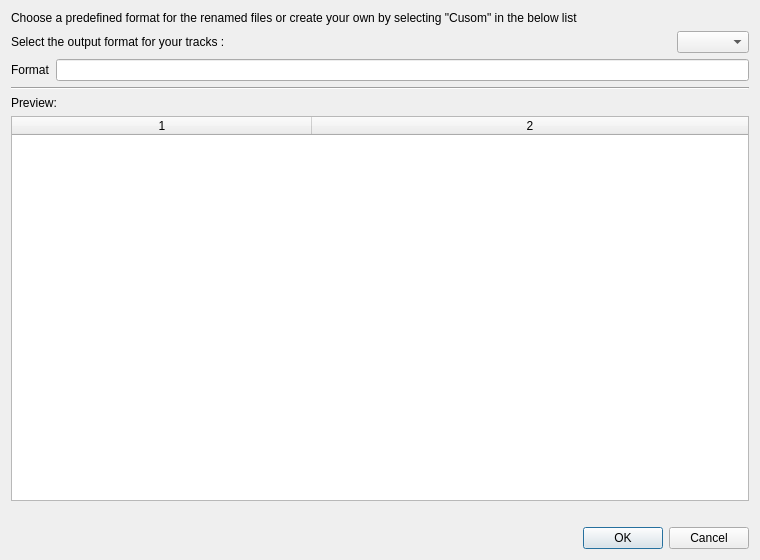
<?xml version="1.0" encoding="UTF-8"?>
<ui version="4.0">
 <class>RenameConfigurator</class>
 <widget class="QDialog" name="RenameConfigurator">
  <property name="geometry">
   <rect>
    <x>0</x>
    <y>0</y>
    <width>760</width>
    <height>560</height>
   </rect>
  </property>
  <property name="windowTitle">
   <string>Rename your files</string>
  </property>
  <layout class="QGridLayout" name="gridLayout">
   <item row="0" column="0">
    <widget class="QLabel" name="label_4">
     <property name="text">
      <string>Choose a predefined format for the renamed files or create your own by selecting &quot;Cusom&quot; in the below list</string>
     </property>
     <property name="wordWrap">
      <bool>true</bool>
     </property>
    </widget>
   </item>
   <item row="1" column="0">
    <layout class="QHBoxLayout" name="predefinedPatternArea">
     <item>
      <widget class="QLabel" name="label_3">
       <property name="text">
        <string>Select the output format for your tracks :</string>
       </property>
      </widget>
     </item>
     <item>
      <spacer name="horizontalSpacer">
       <property name="orientation">
        <enum>Qt::Horizontal</enum>
       </property>
       <property name="sizeHint" stdset="0">
        <size>
         <width>115</width>
         <height>20</height>
        </size>
       </property>
      </spacer>
     </item>
     <item>
      <widget class="QComboBox" name="patternSelection"/>
     </item>
    </layout>
   </item>
   <item row="2" column="0">
    <layout class="QHBoxLayout" name="customPatternArea">
     <item>
      <widget class="QLabel" name="label">
       <property name="text">
        <string>Format</string>
       </property>
      </widget>
     </item>
     <item>
      <widget class="QLineEdit" name="pattern"/>
     </item>
    </layout>
   </item>
   <item row="3" column="0">
    <widget class="Line" name="line">
     <property name="orientation">
      <enum>Qt::Horizontal</enum>
     </property>
    </widget>
   </item>
   <item row="4" column="0">
    <widget class="QLabel" name="label_2">
     <property name="text">
      <string>Preview:</string>
     </property>
    </widget>
   </item>
   <item row="5" column="0">
    <widget class="QTableWidget" name="previewTable">
     <property name="selectionMode">
      <enum>QAbstractItemView::SingleSelection</enum>
     </property>
     <property name="selectionBehavior">
      <enum>QAbstractItemView::SelectRows</enum>
     </property>
     <property name="columnCount">
      <number>2</number>
     </property>
     <attribute name="horizontalHeaderCascadingSectionResizes">
      <bool>true</bool>
     </attribute>
     <attribute name="horizontalHeaderDefaultSectionSize">
      <number>300</number>
     </attribute>
     <attribute name="horizontalHeaderHighlightSections">
      <bool>false</bool>
     </attribute>
     <attribute name="horizontalHeaderStretchLastSection">
      <bool>true</bool>
     </attribute>
     <attribute name="verticalHeaderVisible">
      <bool>false</bool>
     </attribute>
     <attribute name="verticalHeaderDefaultSectionSize">
      <number>18</number>
     </attribute>
     <attribute name="verticalHeaderMinimumSectionSize">
      <number>18</number>
     </attribute>
     <column/>
     <column/>
    </widget>
   </item>
   <item row="6" column="0">
    <layout class="QHBoxLayout" name="horizontalLayout">
     <item>
      <widget class="QLabel" name="detailsPix">
       <property name="sizePolicy">
        <sizepolicy hsizetype="Minimum" vsizetype="Preferred">
         <horstretch>0</horstretch>
         <verstretch>0</verstretch>
        </sizepolicy>
       </property>
       <property name="text">
        <string/>
       </property>
       <property name="alignment">
        <set>Qt::AlignLeading|Qt::AlignLeft|Qt::AlignTop</set>
       </property>
      </widget>
     </item>
     <item>
      <widget class="QLabel" name="detailsMsg">
       <property name="sizePolicy">
        <sizepolicy hsizetype="Expanding" vsizetype="Preferred">
         <horstretch>0</horstretch>
         <verstretch>0</verstretch>
        </sizepolicy>
       </property>
       <property name="text">
        <string/>
       </property>
       <property name="alignment">
        <set>Qt::AlignLeading|Qt::AlignLeft|Qt::AlignTop</set>
       </property>
       <property name="wordWrap">
        <bool>true</bool>
       </property>
      </widget>
     </item>
    </layout>
   </item>
   <item row="7" column="0">
    <widget class="QDialogButtonBox" name="buttonBox">
     <property name="orientation">
      <enum>Qt::Horizontal</enum>
     </property>
     <property name="standardButtons">
      <set>QDialogButtonBox::Cancel|QDialogButtonBox::Ok</set>
     </property>
    </widget>
   </item>
  </layout>
  <zorder>buttonBox</zorder>
  <zorder>line</zorder>
  <zorder>previewTable</zorder>
  <zorder>label_2</zorder>
  <zorder>label_4</zorder>
  <zorder>detailsMsg</zorder>
  <zorder>detailsPix</zorder>
 </widget>
 <resources/>
 <connections>
  <connection>
   <sender>buttonBox</sender>
   <signal>accepted()</signal>
   <receiver>RenameConfigurator</receiver>
   <slot>accept()</slot>
   <hints>
    <hint type="sourcelabel">
     <x>248</x>
     <y>254</y>
    </hint>
    <hint type="destinationlabel">
     <x>157</x>
     <y>274</y>
    </hint>
   </hints>
  </connection>
  <connection>
   <sender>buttonBox</sender>
   <signal>rejected()</signal>
   <receiver>RenameConfigurator</receiver>
   <slot>reject()</slot>
   <hints>
    <hint type="sourcelabel">
     <x>316</x>
     <y>260</y>
    </hint>
    <hint type="destinationlabel">
     <x>286</x>
     <y>274</y>
    </hint>
   </hints>
  </connection>
 </connections>
</ui>
